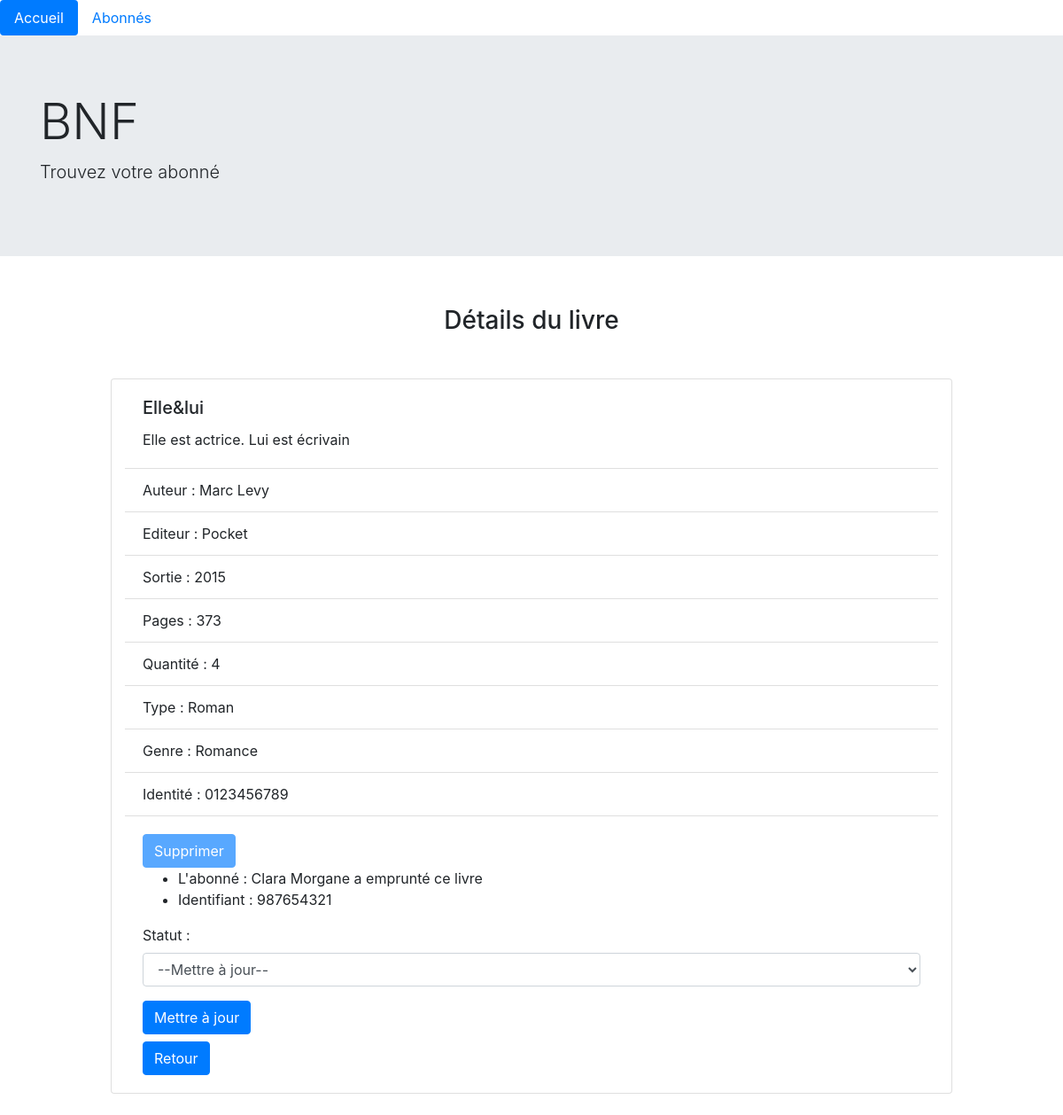
Page /book.php?id=1 on the earlier database version.
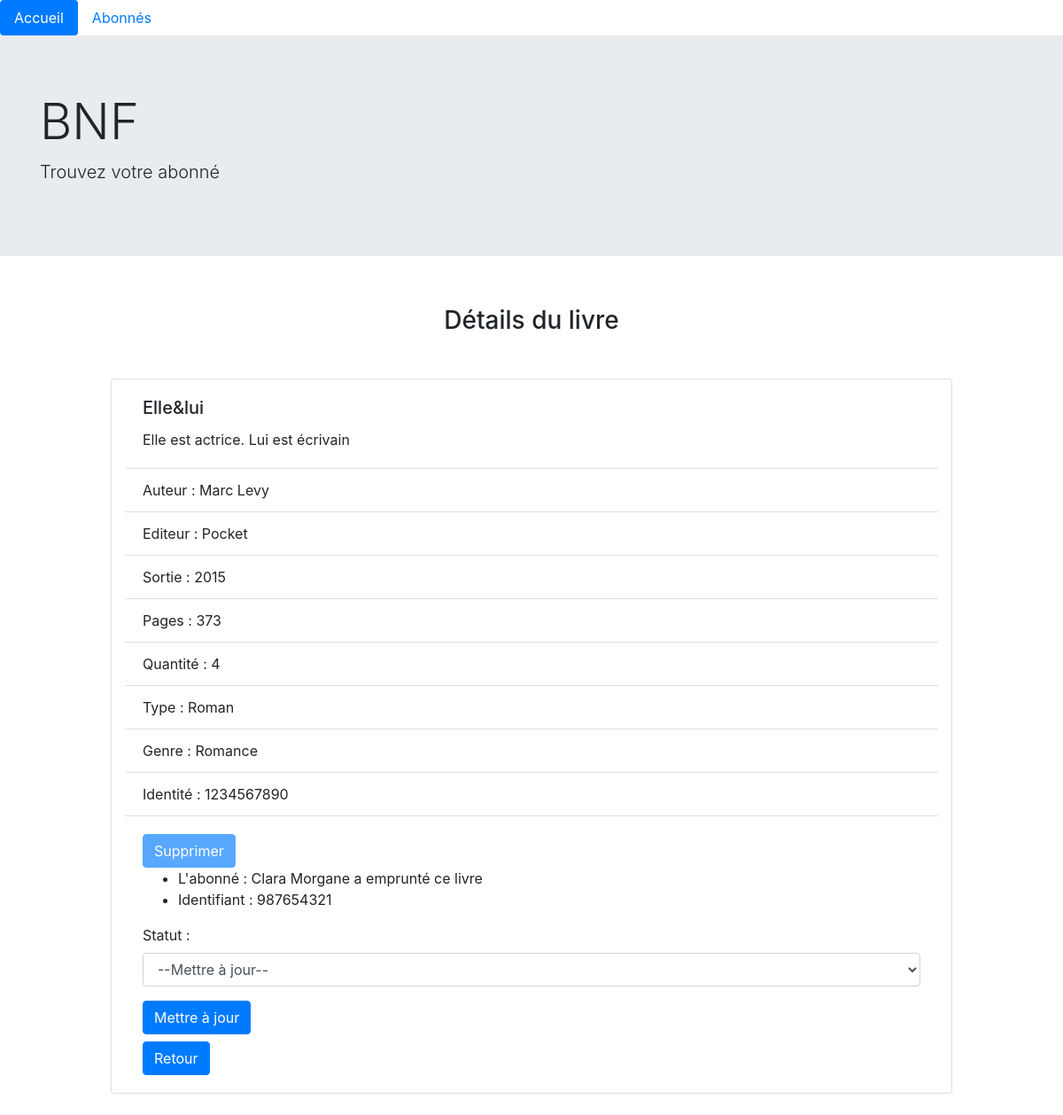
Same page on the later database version.
### tables this page shows
CREATE TABLE Book(
  id INT UNSIGNED NOT NULL AUTO_INCREMENT,
  isbn CHAR(13) NOT NULL UNIQUE,
  title VARCHAR(100) NOT NULL,
  author VARCHAR(100) NOT NULL,
  publisher VARCHAR(100) NOT NULL,
  publicationYear YEAR NOT NULL,
  pagesNumber INT NOT NULL,
  summary TEXT NOT NULL,
  quantity INT NOT NULL,
  bookType VARCHAR(50) NOT NULL,
  bookNature VARCHAR(50) NOT NULL,
  identificationBook CHAR(10) NOT NULL UNIQUE,
  userId INT UNSIGNED,
  PRIMARY KEY (id),
  FOREIGN KEY (userId) REFERENCES User(id)
);

CREATE TABLE User(
  id INT UNSIGNED NOT NULL AUTO_INCREMENT,
  lastname VARCHAR(50) NOT NULL,
  firstname VARCHAR(50) NOT NULL,
  email VARCHAR(100) NOT NULL UNIQUE,
  city VARCHAR(30) NOT NULL,
  cityCode CHAR(5) NOT NULL,
  adress VARCHAR(50) NOT NULL,
  sex CHAR(1) NOT NULL,
  birthDate DATE NOT NULL,
  borrowingDate DATE NOT NULL,
  identificationUser CHAR(9) NOT NULL UNIQUE,
  PRIMARY KEY (id)
);

### book.php (called while the page is built, shortened)
<?php
require 'model/Database.php';
require 'model/BookManager.php';
require 'model/entity/Book.php';
require 'model/entity/User.php';
$book_manager = new BookManager();
$book = $book_manager->getBookByGetId();
include "View/bookView.php";

### model/dataBase.php (called while the page is built, shortened)
<?php
abstract class DataBase {
  static public function getConnection() {
    try {
      $db = new PDO("mysql:host=" . self::HOST . ";dbname=" . self::DBNAME, self::USER, self::PASSWORD);
      return $db;
    } catch (\Exception $e) {
      echo "Connexion à la base de données raté " . $e->getMessage() . "<br/>";
      die();
    }
  }
}

### model/bookManager.php (called while the page is built, shortened)
<?php
class BookManager {
  private PDO $_db;
  public function setDb(PDO $db) {
    $this->_db = $db;
  }
  public function getDb() {
    return $this->_db;
  }
  public function getBookByGetId():Book {
    $query = $this->getDb()->prepare(
      "SELECT lastname, firstname, identificationUser, b.*
      FROM User AS u
      RIGHT JOIN Book AS b
      ON u.id = b.userId
      WHERE b.id = :id"
    );
    $result = $query->execute([
      "id" => $_GET["id"]
    ]);
    $book_id = $query->fetchAll(PDO::FETCH_ASSOC)[0];
    $book = new Book($book_id);
    if ($book_id["lastname"] !== null) {
      $book->setUserLend(new user($book_id));
    }
    return $book;
  }
}

### model/entity/book.php (called while the page is built, shortened)
<?php
class Book {
  protected string $title;
  protected string $author;
  protected string $publisher;
  protected string $publicationYear;
  protected int $pagesNumber;
  protected string $summary;
  protected int $quantity;
  protected string $bookType;
  protected string $bookNature;
  protected string $identificationBook;
  protected ?User $userLend = null;
  protected ?string $userId;
  public function setId(int $id):self {
    return $this;
  }
  public function setUserLend(User $userLend = null):Book {
    $this->userLend = $userLend;
    return $this;
  }
  public function getUserLend() {
    return $this->userLend;
  }
  public function setIsbn(string $isbn):self {
    if (preg_match("/^[0-9]{13}$/",$isbn)) {
      return $this;
    }
    throw new Exception("L'ISBN contient 13 chiffres exactement");
  }
  public function setTitle(string $title):self {
    if (preg_match("/^[0-9a-zA-Z-'&@#_^éèàç()ù°\".+* ]{2,100}$/",$title)) {
      $this->title = $title;
      return $this;
    }
    throw new Exception("Titre entre 2 et 100 caractères");
  }
  public function getTitle() {
    return $this->title;
  }
  public function setAuthor(string $author):self {
    if (preg_match("/^[0-9a-zA-Z-'&_^éèàçù ]{2,100}$/",$author)) {
      $this->author = $author;
      return $this;
    }
    throw new Exception("Auteur entre 2 et 100 caractères");
  }
  public function getAuthor() {
    return $this->author;
  }
  public function setPublisher(string $publisher):self {
    if (preg_match("/^[0-9a-zA-Z-'^&éèàçù ]{2,100}$/",$publisher)) {
      $this->publisher = $publisher;
      return $this;
    }
    throw new Exception("Nom de l'éditeur entre 2 et 100 caractères");
  }
  public function getPublisher() {
    return $this->publisher;
  }
  public function setPublicationYear(string $publicationYear):self {
    if (preg_match("/^[0-9]{4}$/",strval($publicationYear))) {
      $this->publicationYear = $publicationYear;
      return $this;
    }
    throw new Exception("Année non conforme");
  }
  public function getPublicationYear() {
    return $this->publicationYear;
  }
  public function setPagesNumber(int $pagesNumber):self {
    if (preg_match("/^[0-9]{1,4}$/",strval($pagesNumber))) {
      $this->pagesNumber = $pagesNumber;
      return $this;
    }
    throw new Exception("Nombre de pages non conforme");
  }
  public function getPagesNumber() {
    return $this->pagesNumber;
  }
  public function setSummary(string $summary):self {
    $this->summary = $summary;
    return $this;
  }
  public function getSummary() {
    return $this->summary;
  }
  public function setQuantity(int $quantity):self {
    if (preg_match("/^[0-9]{1,2}$/",strval($quantity))) {
      $this->quantity = $quantity;
      return $this;
    }
    throw new Exception("Quantitée hors norme");
  }
  public function getQuantity() {
    return $this->quantity;
  }
  public function setBookType(string $bookType):self {
    if (preg_match("/^[0-9a-zA-Z-'^éèàçù ]{2,50}$/",$bookType)) {
      $this->bookType = $bookType;
      return $this;
    }
    throw new Exception("Type du livre entre 2 et 50 caractères");
  }
  public function getBookType() {
    return $this->bookType;
  }
  public function setBookNature(string $bookNature):self {
    if (preg_match("/^[0-9a-zA-Z-'^éèàçù ]{2,50}$/",$bookNature)) {
      $this->bookNature = $bookNature;
      return $this;
    }
    throw new Exception("Nature du livre entre 2 et 50 caractères");
  }
  public function getBookNature() {
    return $this->bookNature;
  }
  public function setIdentificationBook(string $identificationBook):self {
    if (preg_match("/^[0-9]{10}$/",$identificationBook)) {
      $this->identificationBook = $identificationBook;
      return $this;
    }
    throw new Exception("Identité du livre : 10 chiffres exactement");
  }
  public function getIdentificationBook() {
    return $this->identificationBook;
  }
  public function setUserId(int $userId = null):self {
    $this->userId = $userId;
    return $this;
  }
  public function getUserId() {
    return $this->userId;
  }
  private function hydrate(array $data) {
      foreach ($data as $key => $value) {
        $method = "set". ucfirst($key);
      }
  }
}

### model/entity/user.php (called while the page is built, shortened)
<?php
class User {
  protected string $lastname;
  protected string $firstname;
  protected string $identificationUser;
  public function setId(int $id):self {
    return $this;
  }
  public function setLastname(string $lastname):self {
    $this->lastname = $lastname;
    return $this;
  }
  public function getLastname() {
    return $this->lastname;
  }
  public function setFirstname(string $firstname):self {
    $this->firstname = $firstname;
    return $this;
  }
  public function getFirstname() {
    return $this->firstname;
  }
  public function setIdentificationUser(string $identificationUser):self {
    if (preg_match("/^[0-9]{9}$/",$identificationUser)) {
      $this->identificationUser = $identificationUser;
      return $this;
    }
    throw new Exception("Identification de 9 chiffres exactement");
  }
  public function getIdentificationUser() {
    return $this->identificationUser;
  }
  private function hydrate(array $data) {
      foreach ($data as $key => $value) {
        $method = "set". ucfirst($key);
      }
  }
}

### view/bookView.php (the view, shortened to what the changed rows need)
<?php
include 'view/template/nav.php';
include 'view/template/header.php';
?>
<section class="container">
  <div class="row">
    <div class="card col-10 mx-auto my-4" style="width: 18rem;">
      <div class="card-body">
        <h5 class="card-title"><?=$book->getTitle()?></h5>
        <p class="card-text"><?=$book->getSummary()?></p>
      </div>
      <ul class="list-group list-group-flush">
        <li class="list-group-item">Auteur : <?=$book->getAuthor()?></li>
        <li class="list-group-item">Editeur : <?=$book->getPublisher()?></li>
        <li class="list-group-item">Sortie : <?=$book->getPublicationYear()?></li>
        <li class="list-group-item">Pages : <?=$book->getPagesNumber()?></li>
        <li class="list-group-item">Quantité : <?=$book->getQuantity()?></li>
        <li class="list-group-item">Type : <?=$book->getBookType()?></li>
        <li class="list-group-item">Genre : <?=$book->getBookNature()?></li>
        <li class="list-group-item">Identité : <?=$book->getIdentificationBook()?></li>
      </ul>
      <div class="card-body">
        <?php if ($book->getUserId() !== null): ?>
          <form action="" method="POST">
            <div class="form-group">
              <input type="submit" class="btn btn-primary" name="delete" value="Supprimer" disabled>
              <div class="">
                <ul>
                  <li><?="L'abonné : {$book->getUserLend()->getLastName()} {$book->getUserLend()->getFirstname()} a emprunté ce livre"?></li>
                  <li><?="Identifiant : {$book->getUserLend()->getidentificationUser()}"?></li>
                </ul>
              </div>
            </div>
          </form>
          <form action="" method="POST">
            <div class="form-group">
              <label for="userId">Statut :</label>
              <select class="form-control" id="userId" name="userId">
                <option value="">--Mettre à jour--</option>
              </select>
            </div>
            <button type="submit" class="btn btn-primary mb-2" name="bookBack">Mettre à jour</button>
          </form>
        <?php endif; ?>
      </div>
    </div>
  </div>
</section>
<?php
include 'view/template/footer.php';
 ?>

Differences in the rows shown:
changed book "Elle&lui": identificationBook "0123456789" → "1234567890"
